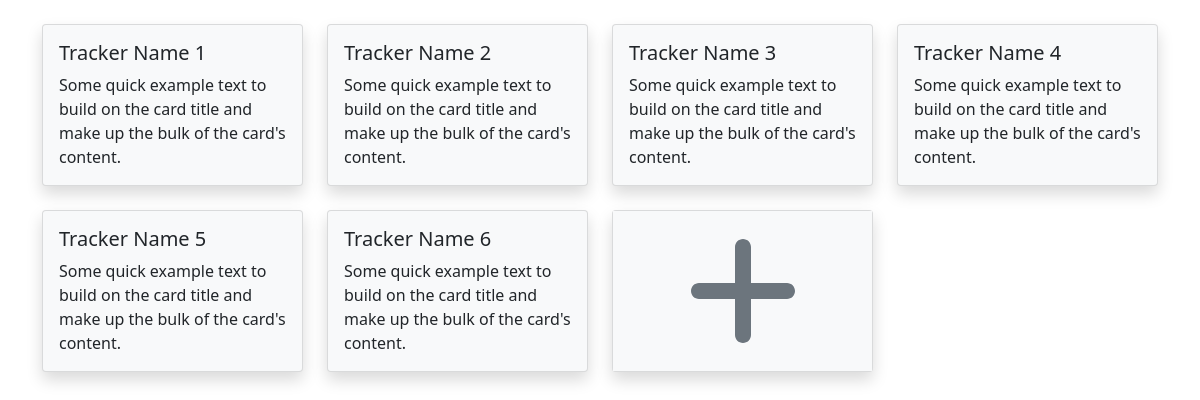
/trackers (signed in), run on the app's committed database.
### models/models.py (models this page shows)
class TrackerModel(db.Model):
    __tablename__ = "trackers"
    t_id = db.Column(db.Integer(), primary_key=True)
    t_name = db.Column(db.String(64), nullable=False)
    t_desc = db.Column(db.String(256))
    t_type = db.Column(db.Integer(), db.ForeignKey("tracker_types.tt_id", ondelete="CASCADE"), nullable=False)
    t_user = db.Column(db.Integer(), db.ForeignKey("users.id", ondelete="CASCADE"), nullable=False)
    t_type_name = db.relationship("TrackerTypes", uselist=False)
    t_unit = db.relationship("TrackerUnit", cascade="all, delete", uselist=False)
    t_options = db.relationship("TrackerOptions", cascade="all, delete")

### views/views.py (the view)
@app.route("/trackers", methods=["GET"])
@login_required
def trackers():
    trackers = db.session.query(TrackerModel.t_id, TrackerModel.t_name, TrackerModel.t_desc).filter(TrackerModel.t_user == current_user.id).all()
    return render_template("trackers/main.html", user=current_user, trackers=trackers)

### auth/auth.py (called while the page is built)
@login.user_loader
def load_user(id):
    return UserModel.query.get(int(id))

### templates/trackers/main.html (shortened to what this page needs)
<!DOCTYPE html>
<html lang="en">
    <head>
        <link rel="stylesheet" href="{{ url_for('static', filename='css/bootstrap.min.css')}}">
        <link rel="stylesheet" href="{{ url_for('static', filename='css/fontawesome.all.min.css')}}">
        <link rel="stylesheet" href="{{ url_for('static', filename='css/card.css')}}">
    </head>
    <body>
        <div class="container">
            <div class="row pt-4">
                {% for tracker in trackers %}
                <div class="col-sm-12 col-md-6 col-lg-4 col-xl-3 d-flex">
                    <div class="card bg-light shadow hover-overlay flex-fill mb-4">
                        <a href="/trackers/view?id={{ tracker.t_id }}" class="card-link">
                            <div class="card-body">
                                <h5 class="card-title">{{ tracker.t_name }}</h5>
                                <p class="card-text">{{ tracker.t_desc }}</p>
                            </div>
                        </a>
                    </div>
                </div>
                {% endfor %}
                <div class="col-sm-12 col-md-6 col-lg-4 col-xl-3 d-flex">
                    <div class="card bg-light shadow hover-overlay flex-fill mb-4">
                        <a href="/trackers/add" class="card-link">
                            <div class="card-body bg-light d-flex align-items-center justify-content-center">
                                <i class="fa-solid fa-plus fa-8x text-secondary"></i>
                            </div>
                        </a>
                    </div>
                </div>
            </div>
        </div>
    </body>
</html>

### static/css/card.css (style rules this page uses)
.card { transition: transform 0.2s ease; }
.card-link { color: inherit; text-decoration: inherit; }
.card-text { display: -webkit-box; -webkit-line-clamp: 4; -webkit-box-orient: vertical; overflow: hidden; height: 6em; line-height: 1.5; }

### data on the page
TrackerModel: t_name "Tracker Name 1", t_desc "Some quick example text to build on the card title and make up the bulk of the card's content."
TrackerModel: t_name "Tracker Name 2", t_desc "Some quick example text to build on the card title and make up the bulk of the card's content."
TrackerModel: t_name "Tracker Name 3", t_desc "Some quick example text to build on the card title and make up the bulk of the card's content."
TrackerModel: t_name "Tracker Name 4", t_desc "Some quick example text to build on the card title and make up the bulk of the card's content."
TrackerModel: t_name "Tracker Name 5", t_desc "Some quick example text to build on the card title and make up the bulk of the card's content."
TrackerModel: t_name "Tracker Name 6", t_desc "Some quick example text to build on the card title and make up the bulk of the card's content."
